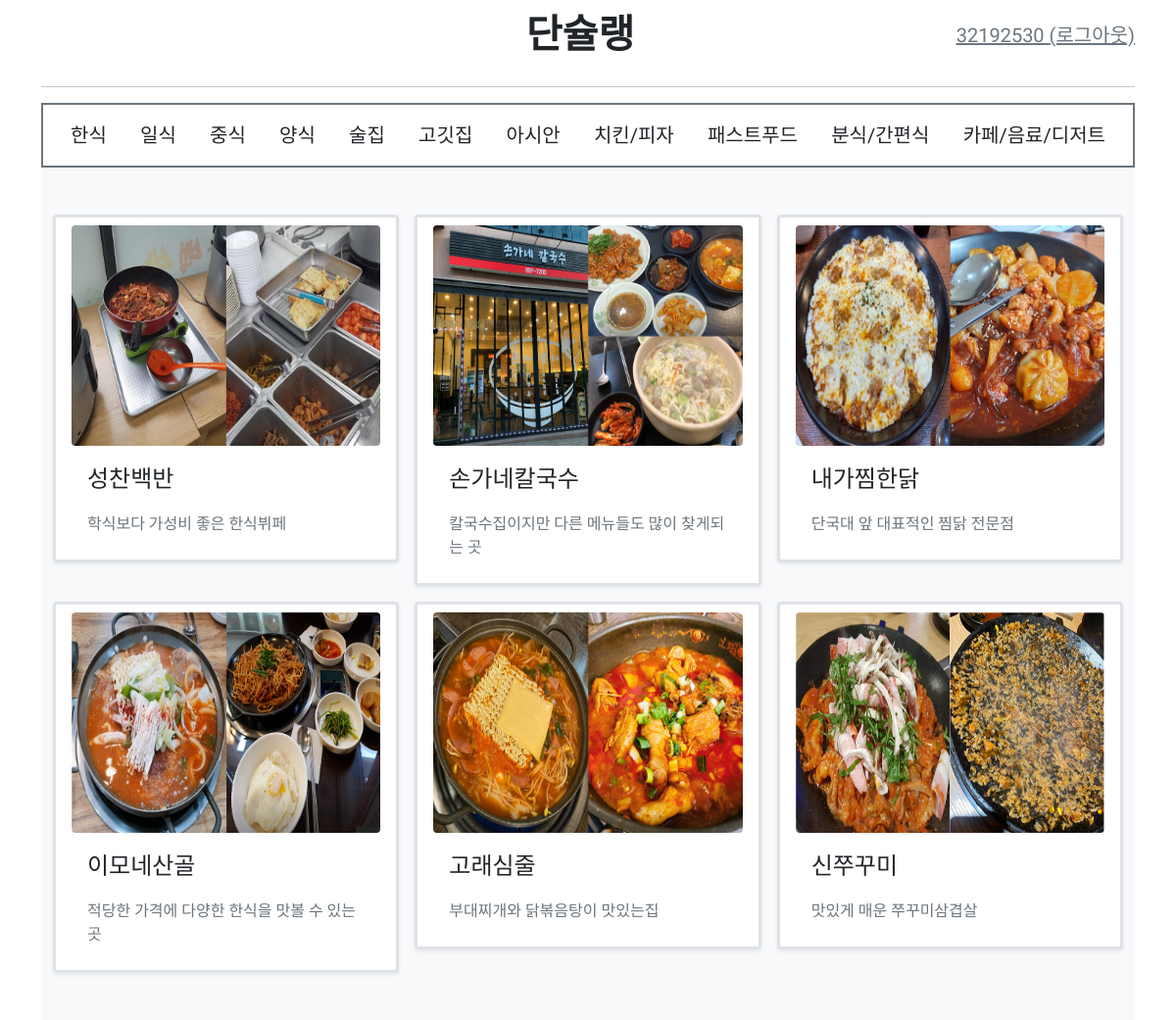
Page /list/type/1/ (signed in) on the committed database.
### mainapp/models.py (models this page shows, shortened)
class Post(models.Model):
    category = models.IntegerField() # 1~12까지로 한식부터 카페까지 구분하기 위한 필드
    subject = models.CharField(max_length=200) # 가게이름
    location = models.CharField(max_length=200) # 주소
    callnum = models.CharField(max_length=200) # 전화번호
    timeinfo = models.CharField(max_length=200) # 영업시간
    urlinfo = models.CharField(max_length=200) # URL
    menu = models.TextField() # 메뉴
    review = models.TextField() # 총평
    image = models.ImageField(blank=True, upload_to='media/') # 썸네일사진
    summary = models.CharField(max_length=200) # 썸네일텍스트
    voter = models.ManyToManyField(User, blank=True)  # 추천인

### mainapp/views.py (the view)
# urls.py: path('list/type/<int:post_category>/', views.list, name='list'),
def list(request, post_category):
    post_list = Post.objects.filter(category=post_category)
    context = {'post_list': post_list}
    return render(request, 'mainapp/list.html', context)

### templates/mainapp/list.html (shortened to what this page needs)
{% extends 'base.html' %}
{% block content %}
{% if post_list %}
<div class="album py-5 bg-light">
    <div class="container">
        <div class="row row-cols-1 row-cols-sm-2 row-cols-md-3 g-3">
            {% for post in post_list %}
            <div class="col">
                <a href="{% url 'main:detail' post.id %}" class="card shadow-sm fs-5 nav-link text-dark border border-3 border-drak">
                    <img class="rounded" width="100%" height="225" src="/media/{{post.image}}" alt="korean_post">
                    <div class="card-body">
                        <p class="card-text fs-4">{{ post.subject }}</p>
                        <div class="d-flex justify-content-between align-items-center">
                            <small class="text-muted fs-6">{{ post.summary }}</small>
                        </div>
                    </div>
                </a>
            </div>
            {% endfor %}
        </div>
    </div>
</div>
{% else %}
<br><br><br><br><br>
<p class="fs-2 text-secondary text-center">준비중입니다.</p>
{% endif %}
{% endblock %}

### templates/base.html (shortened to what this page needs)
{% load static %}
<!DOCTYPE html>
<html lang="ko">
<head>
    <link rel="stylesheet" type="text/css" href="{% static 'style.css' %}">
    <link rel="stylesheet" type="text/css" href="{% static 'bootstrap.min.css' %}">
    <link rel="stylesheet" href="https://cdn.jsdelivr.net/npm/bootstrap-icons@1.8.0/font/bootstrap-icons.css">
</head>
<body>
    <div class="container">
        <header class="blog-header lh-1 py-3">
            <div class="row flex-nowrap justify-content-between align-items-center">
                <div class="col-4 pt-1">
                </div>
                <div class="col-4 text-center">
                    <a class="fs-1 fw-bold text-dark navbar-brand" href={% url 'main:index' %}>단슐랭</a>
                </div>
                <div class="col-4 d-flex justify-content-end align-items-center">
                    {% if user.is_authenticated %}
                    <a class="fs-5 link-secondary navbar-text" href={% url 'user:logout' %}>{{ user.username }} (로그아웃)</a>
                    {% else %}
                    <a class="fs-5 btn btn-basic" href={% url 'user:login' %}>로그인</a>
                    {% endif %}
                </div>
            </div>
        </header>
        <hr>
        <navbar class="navbar border border-2 border-secondary navbar-dark d-flex justify-content-between">
            <div class="container-fluid">
                <a class="fs-5 nav-link text-dark" href="{% url 'main:list' 1 %}">한식</a>
                <a class="fs-5 nav-link text-dark" href="{% url 'main:list' 2 %}">일식</a>
                <a class="fs-5 nav-link text-dark" href="{% url 'main:list' 3 %}">중식</a>
                <a class="fs-5 nav-link text-dark" href="{% url 'main:list' 4 %}">양식</a>
                <a class="fs-5 nav-link text-dark" href="{% url 'main:list' 5 %}">술집</a>
                <a class="fs-5 nav-link text-dark" href="{% url 'main:list' 6 %}">고깃집</a>
                <a class="fs-5 nav-link text-dark" href="{% url 'main:list' 7 %}">아시안</a>
                <a class="fs-5 nav-link text-dark" href="{% url 'main:list' 8 %}">치킨/피자</a>
                <a class="fs-5 nav-link text-dark" href="{% url 'main:list' 9 %}">패스트푸드</a>
                <a class="fs-5 nav-link text-dark" href="{% url 'main:list' 10 %}">분식/간편식</a>
                <a class="fs-5 nav-link text-dark" href="{% url 'main:list' 11 %}">카페/음료/디저트</a>
            </div>
    </div>
    <main class="container">
    {% block content %}
    {% endblock %}
    </main>
</body>
</html>

### static/style.css (style rules this page uses)
body { font-family: 'Do Hyeon', sans-serif !important; }

### rows in the picture
Post: image (picture), subject "성찬백반", summary "학식보다 가성비 좋은 한식뷔페"
Post: image (picture), subject "손가네칼국수", summary "칼국수집이지만 다른 메뉴들도 많이 찾게되는 곳"
Post: image (picture), subject "내가찜한닭", summary "단국대 앞 대표적인 찜닭 전문점"
Post: image (picture), subject "이모네산골", summary "적당한 가격에 다양한 한식을 맛볼 수 있는 곳"
Post: image (picture), subject "고래심줄", summary "부대찌개와 닭볶음탕이 맛있는집"
Post: image (picture), subject "신쭈꾸미", summary "맛있게 매운 쭈꾸미삼겹살"

### other values in the picture
{{ user.username }} "32192530"
